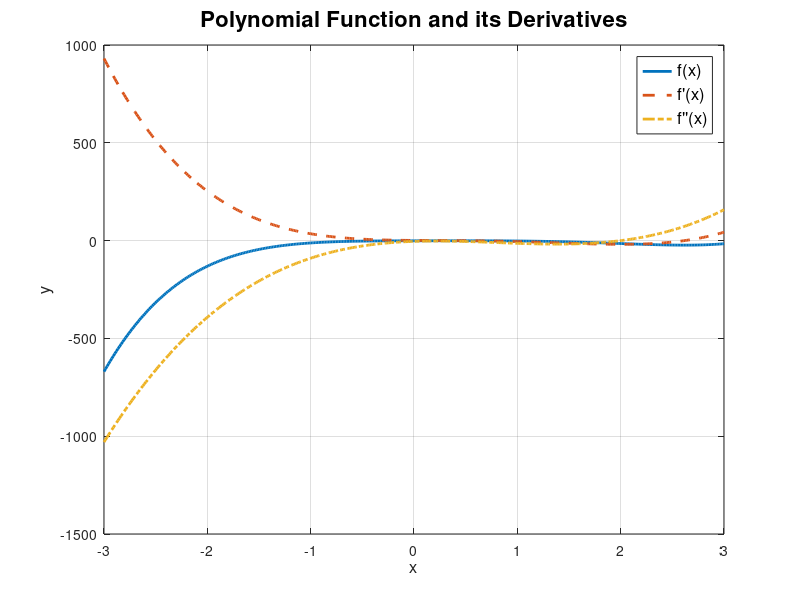

This figure's MATLAB source:
% Q1: Plot a 5th-degree polynomial and its derivatives

clc; clear; close all;

% Define x range
x = linspace(-3, 3, 400);

% Define polynomial and derivatives (these are vectors, not functions)
y  = x.^5 - 4*x.^4 + 3*x.^3 - 2*x.^2 + x - 1;  % Original function values
y1 = 5*x.^4 - 16*x.^3 + 9*x.^2 - 4*x + 1;      % First derivative values
y2 = 20*x.^3 - 48*x.^2 + 18*x - 4;             % Second derivative values

% Plot
figure;
plot(x, y,  'LineWidth', 2); hold on;
plot(x, y1, '--', 'LineWidth', 2);
plot(x, y2, '-.', 'LineWidth', 2);

% Labels and formatting
xlabel('x', 'FontSize', 12);
ylabel('y', 'FontSize', 12);
title('Polynomial Function and its Derivatives', 'FontSize', 16);
legend('f(x)', 'f''(x)', 'f''''(x)', 'Location', 'best', 'FontSize', 12);
grid on;
